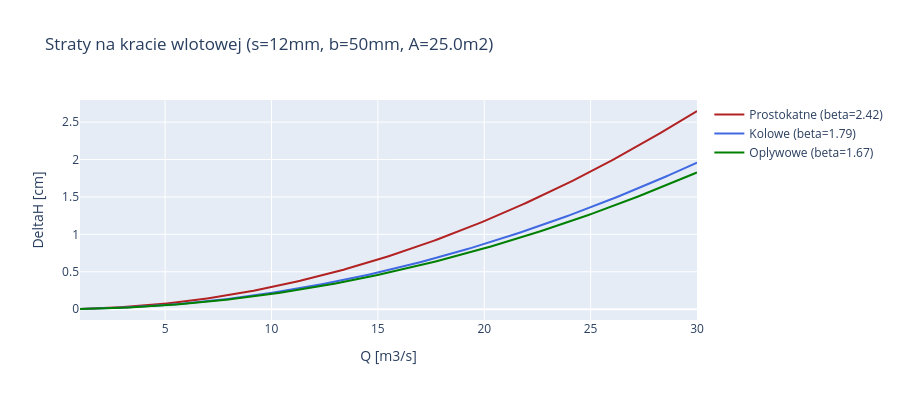

This figure's notebook cell:
### Markdown cell above
**Prompt do LLM:**
> *"Napisz kod ktory pokaze straty na kracie wlotowej dla roznych ksztaltow pretow
> (prostokatne, kolowe, oplyniowe) w funkcji przeplywu Q. Uzyj A_rack=4m2,
> s=12mm, b=50mm. Narysuj wykres plotly."*

**Uzyte funkcje:** `src.losses.trash_rack_loss()`

### Code cell
# Krata o powierzchni ~ 25 m2 (v < 1 m/s przy Q_design)
A_rack = 25.0
s = 0.012
b = 0.050

shapes = [
    ('Prostokatne (beta=2.42)', 2.42, 'firebrick'),
    ('Kolowe (beta=1.79)', 1.79, 'royalblue'),
    ('Oplywowe (beta=1.67)', 1.67, 'green'),
]

fig = go.Figure()
for label, beta, color in shapes:
    dH = trash_rack_loss(Q_demo, A_rack, bar_width=s, bar_spacing=b, bar_shape_coeff=beta)
    fig.add_trace(go.Scatter(x=Q_demo, y=dH * 100, mode='lines',
        name=label, line=dict(color=color, width=2)))

fig.update_layout(
    title=f'Straty na kracie wlotowej (s={s*1000:.0f}mm, b={b*1000:.0f}mm, A={A_rack}m2)',
    xaxis_title='Q [m3/s]', yaxis_title='DeltaH [cm]',
    height=400, hovermode='x unified',
)
fig.show()

Q_typ = 23.0
v_typ = Q_typ / A_rack
dH_typ = trash_rack_loss(Q_typ, A_rack, bar_width=s, bar_spacing=b)
print(f'Strata na kracie przy Q={Q_typ} m3/s (v={v_typ:.2f} m/s): '
      f'{dH_typ:.4f} m = {dH_typ*100:.2f} cm')

### Figure 1 — Plotly figure (JSON) as saved in the notebook; plotly's stock layout.template omitted (floating-point values rounded to 4 significant figures; data arrays with more than 128 entries replaced by an {"elided": "..."} marker saying what was removed)
{"data": [{"line": {"color": "firebrick", "width": 2}, "mode": "lines", "name": "Prostokatne (beta=2.42)", "type": "scatter", "x": {"elided": "200 float values"}, "y": {"elided": "200 float values"}}, {"line": {"color": "royalblue", "width": 2}, "mode": "lines", "name": "Kolowe (beta=1.79)", "type": "scatter", "x": {"elided": "200 float values"}, "y": {"elided": "200 float values"}}, {"line": {"color": "green", "width": 2}, "mode": "lines", "name": "Oplywowe (beta=1.67)", "type": "scatter", "x": {"elided": "200 float values"}, "y": {"elided": "200 float values"}}], "layout": {"height": 400, "hovermode": "x unified", "title": {"text": "Straty na kracie wlotowej (s=12mm, b=50mm, A=25.0m2)"}, "xaxis": {"title": {"text": "Q [m3/s]"}}, "yaxis": {"title": {"text": "DeltaH [cm]"}}}}
